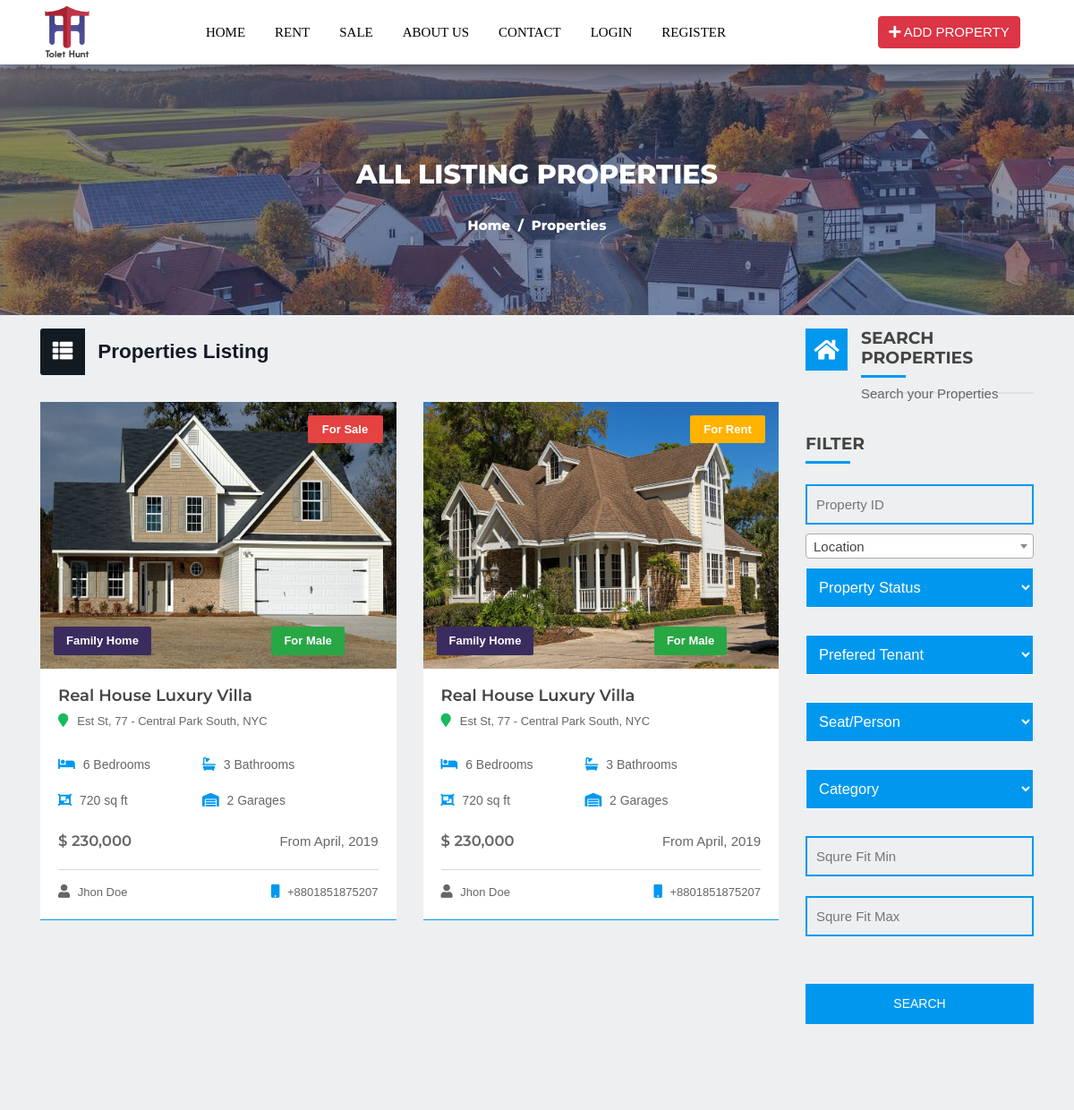
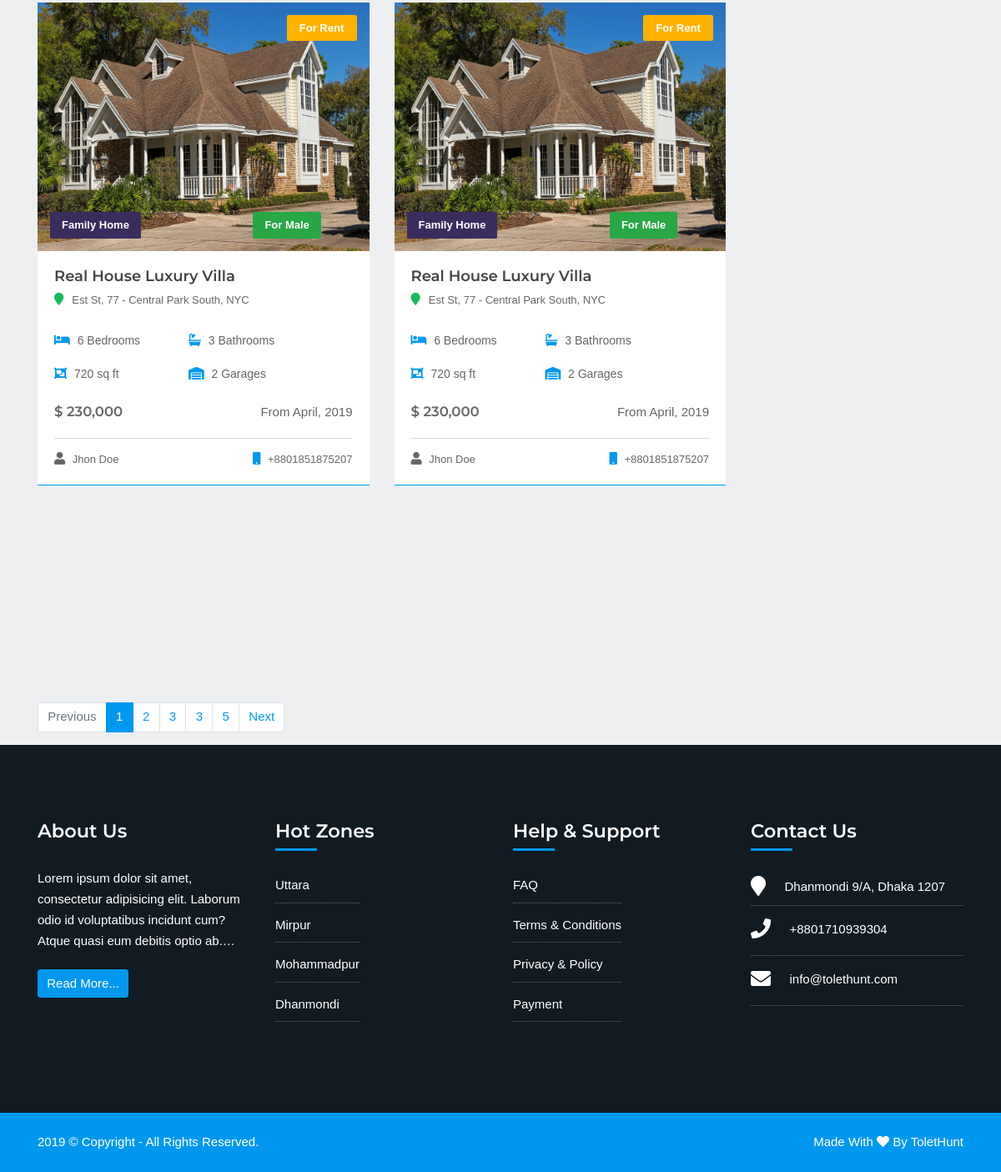
Page /sale.php on the committed database (2 pictures, top to bottom).
### tables this page shows
CREATE TABLE `about_us` (
  `ABOUT_US_NO` int(11) NOT NULL,
  `ABOUT_US` longtext NOT NULL,
  `VIDEO_URL` text NOT NULL,
  `CONTACT_NO` varchar(55) NOT NULL,
  `EMAIL` varchar(55) NOT NULL,
  `ADDRESS` text NOT NULL
);

CREATE TABLE `gen_areas` (
  `AREA_NO` int(11) NOT NULL,
  `CITY_NO` int(11) NOT NULL,
  `AREA_NAME` varchar(255) NOT NULL,
  `AREA_IMAGE` varchar(255) NOT NULL,
  `SHOW_HOME` int(1) NOT NULL DEFAULT '0',
  `CREATED_BY` int(11) NOT NULL,
  `CREATED_ON` datetime NOT NULL,
  `IS_DELETED` int(1) NOT NULL DEFAULT '0',
  `DELETED_BY` int(11) NOT NULL,
  `DELETED_ON` int(11) NOT NULL,
  `IS_UPDATED` int(1) NOT NULL DEFAULT '0',
  `UPDATED_BY` int(11) NOT NULL,
  `UPDATED_ON` datetime NOT NULL
);

### includes/sidebar-search.php (the view, shortened to what this page needs)
<aside class="col-lg-3 col-md-12 car">
	<div class="widget">
		<div class="section-heading">
			<div class="media">
				<div class="media-left">
					<i class="fa fa-home"></i>
				</div>
				<div class="media-body">
					<h5>Search Properties</h5>
					<div class="border"></div>
					<p>Search your Properties</p>
				</div>
			</div>
		</div>
		<div class="main-search-field">
			<h5 class="title">Filter</h5>
			<form class="form" method="get" action="property.php" >
				<div class="col-lg-12 no-pds">
					<div class="at-col-default-mar">
						<input class="at-input" type="number" name="PROPERTY_ID" placeholder="Property ID">
					</div>
				</div>
				<div class="at-col-default-mar">
				</div>
				<div class="at-col-default-mar">
					<select class="div-toggle" data-target=".my-info-1" name="type">
						<option value="-1" data-show=".acitveon" selected>Property Status</option>
					</select>
				</div>
				<div class="at-col-default-mar">
					<div class="at-col-default-mar">
						<select name="tenant">
							<option value="0" selected>Prefered Tenant</option>
						</select>
					</div>
				</div>
				<div class="at-col-default-mar">
					<select name="seat">
						<option value="-1" selected>Seat/Person</option>
					</select>
				</div>
				<div class="at-col-default-mar">
					<select>
						<option value="0" selected>Category</option>
					</select>
				</div>
				<div class="col-lg-12 no-pds">
					<div class="at-col-default-mar">
						<input class="at-input" type="number" name="min-area" placeholder="Squre Fit Min">
					</div>
				</div>
				<div class="col-lg-12 no-pds my-4">
					<div class="at-col-default-mar">
						<input class="at-input" type="number" name="max-area" placeholder="Squre Fit Max">
					</div>
				</div>
			</form>
		</div>
		<div class="col-lg-12 no-pds">
			<div class="at-col-default-mar">
				<button class="btn btn-default hvr-bounce-to-right" name="search" type="submit">Search</button>
			</div>
		</div>
		<div class="recent-post">
			<div class="sidebar_ads">
			</div>
		</div>
	</div>
</aside>

### includes/footer.php (shortened to what this page needs)
	<footer class="first-footer">
		<div class="top-footer">
			<div class="container">
				<div class="row">
					<div class="col-lg-3 col-md-6">
						<h3>About Us</h3>
						<div class="netabout">
							<p style="overflow: hidden;text-overflow: ellipsis;display: -webkit-box;line-height: 25px;max-height: 100px;-webkit-line-clamp: 4;-webkit-box-orient: vertical;"><?=$about['ABOUT_US']?></p>
							<a href="about.php" class="btn btn-secondary">Read More...</a>
						</div>
					</div>
					<div class="col-lg-3 col-md-6">
						<div class="navigation">
							<h3>Hot Zones</h3>
							<div class="nav-footer">
								<ul>
								<?php
				                    $sql_area ="SELECT * FROM `gen_areas` WHERE `IS_DELETED`=0 AND `SHOW_HOME`=1";
				                    $area_query = mysqli_query($con,$sql_area);
				                    while($area_row = mysqli_fetch_array($area_query)):
				                ?>
									<li><a href="<?='property.php'.'?area='.$area_row['AREA_NO']?>"><?=$area_row['AREA_NAME']?></a></li>
								<?php endwhile;?>
								</ul>
							</div>
						</div>
					</div>
					<div class="col-lg-3 col-md-6">
						<div class="navigation">
							<h3>Help & Support</h3>
							<div class="nav-footer">
								<ul>
									<li><a href="faq.php">FAQ</a></li>
								<li><a href="index.php">Terms & Conditions</a></li>
								<li><a href="index.php">Privacy & Policy</a></li>
								<li><a href="index.php">Payment</a></li>
								</ul>
							</div>
						</div>
					</div>
					<div class="col-lg-3 col-md-6">
						<div class="contactus navigation">
							<h3>Contact Us</h3>
							<ul>
								<li>
									<div class="info">
										<i class="fa fa-map-marker" aria-hidden="true"></i>
										<p class="in-p"><?=$about['ADDRESS']?></p>
									</div>
								</li>
								<li>
									<div class="info">
										<i class="fa fa-phone" aria-hidden="true"></i>
										<p class="in-p"><a href="callto:+88<?=$about['CONTACT_NO']?>"><?=$about['CONTACT_NO']?></a></p>
									</div>
								</li>
								<li>
									<div class="info">
										<i class="fa fa-envelope" aria-hidden="true"></i>
										<p class="in-p ti"><a href="mailto:<?=$about['EMAIL']?>"><?=$about['EMAIL']?></a></p>
									</div>
								</li>
							</ul>
						</div>
					</div>
				</div>
			</div>
		</div>
		<div class="second-footer">
			<div class="container">
				<p>2019 © Copyright - All Rights Reserved.</p>
				<p>Made With <i class="fa fa-heart" aria-hidden="true"></i> By <a href="https://www.facebook.com/ji.tusher2806" target="_blank" style="color:#fff;">ToletHunt</a></p>
			</div>
		</div>
	</footer>
	<link href="https://cdnjs.cloudflare.com/ajax/libs/select2/4.0.3/css/select2.min.css" rel="stylesheet" />
</body>
</html>

### rows in the picture
about_us: ABOUT_US "Lorem ipsum dolor sit amet, consectetur adipisicing elit. Laborum odio id voluptatibus incidunt cum? Atque quasi eum debitis optio…", ADDRESS "Dhanmondi 9/A, Dhaka 1207", CONTACT_NO "+8801710939304", EMAIL "info@tolethunt.com"
gen_areas: AREA_NAME "Uttara"
gen_areas: AREA_NAME "Mirpur"
gen_areas: AREA_NAME "Mohammadpur"
gen_areas: AREA_NAME "Dhanmondi"
